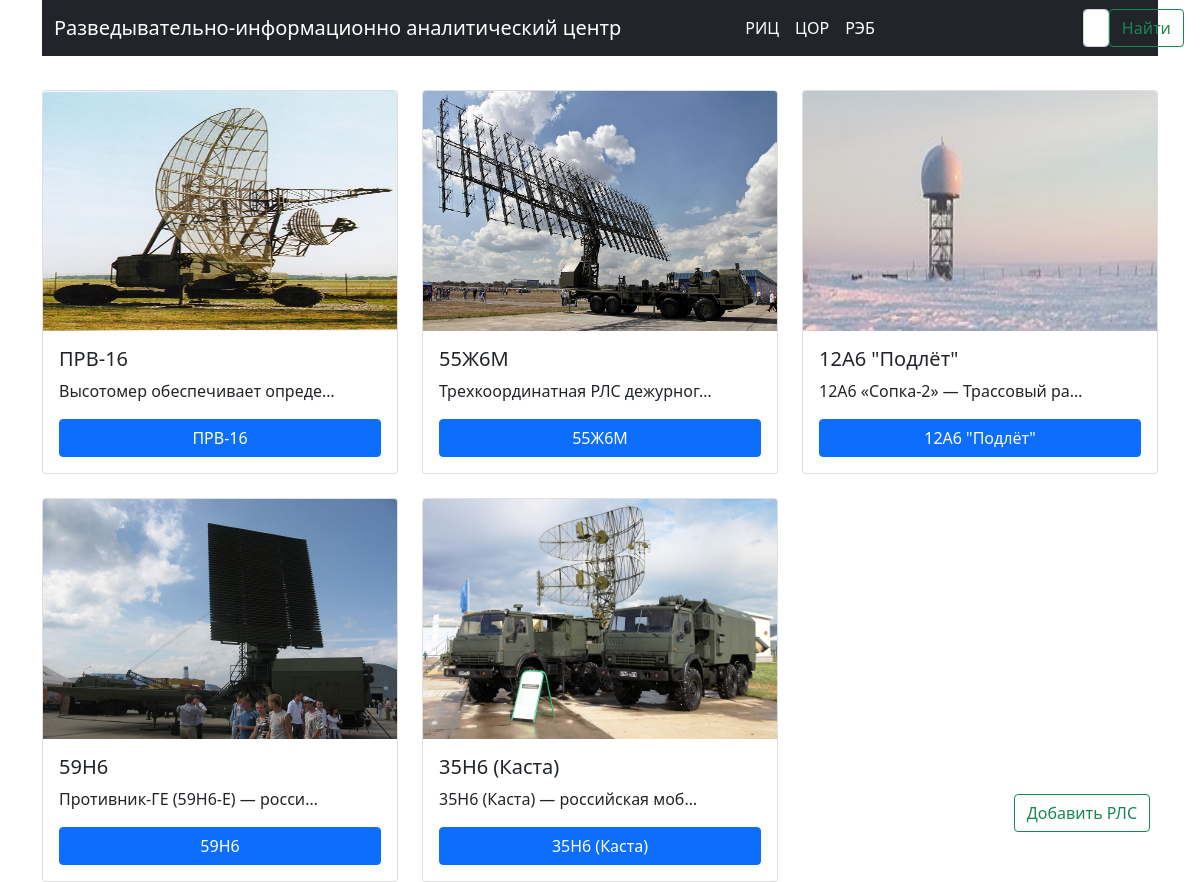
Page /list_radar/ on the earlier database version.
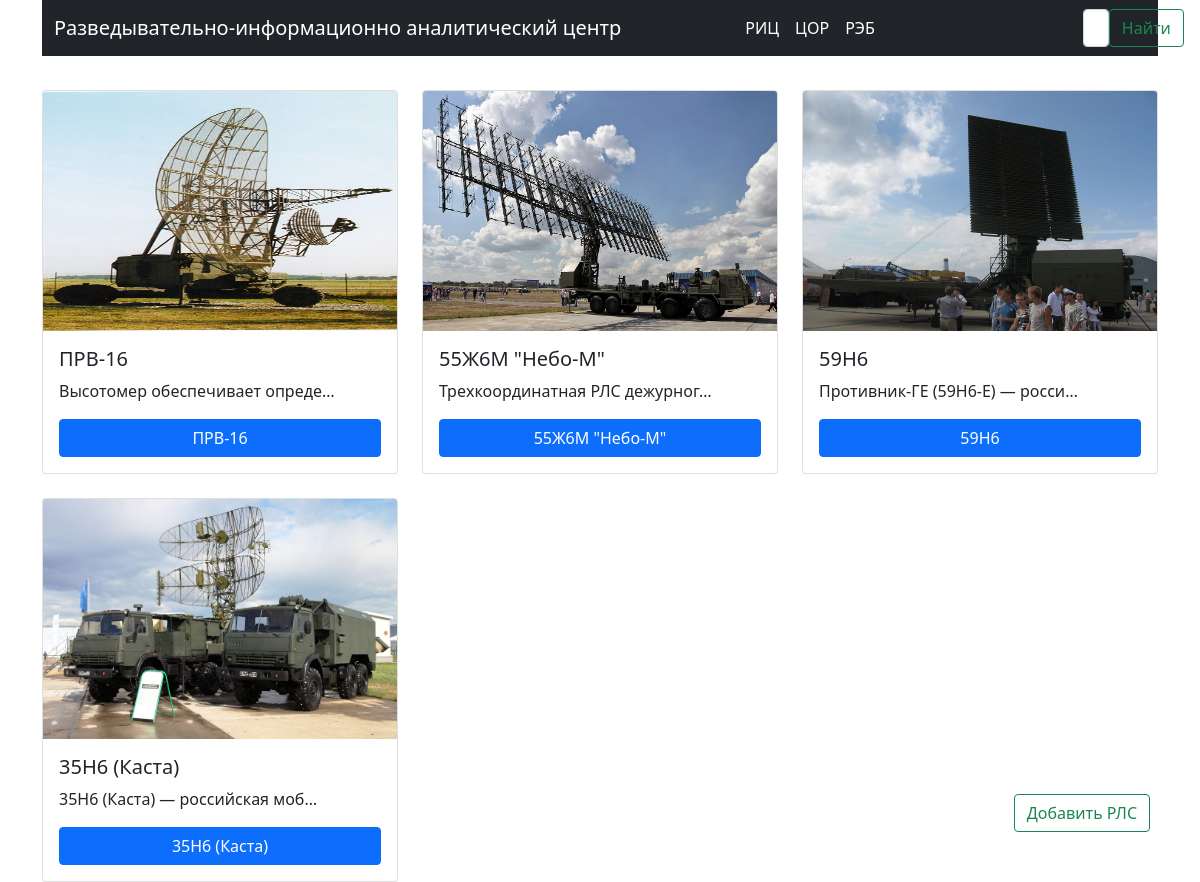
Same page on the later database version.
### ric/models.py (models this page shows, shortened)
class Radar(models.Model):
    title = models.CharField('Название РЛС', max_length=250) # Название РЛС
    slug = models.SlugField('URL', null=False, unique=True) #Слаг
    body = models.TextField('Описание РЛС', null=True) # Описание РЛС
    data = models.DateTimeField('Дата', auto_now=True) # Дата создание записи
    image = models.ImageField(upload_to='images/', blank=True)
    def get_absolute_url(self):
        return reverse('ric:radar_detail', args={self.slug})
    class Meta:
        verbose_name = 'РЛС' # Название РЛС ед. число
        verbose_name_plural = 'РЛС' # Название РЛС мн. число

### ric/views.py (the view)
# urls.py: path('list_radar/', views.list_radar, name='list_radar'),
def list_radar(request):
    all_radar = Radar.objects.all()
    return render(request, 'list_radar.html', {'all_radar': all_radar})

### ric/templates/list_radar.html (shortened to what this page needs)
{% extends 'index.html' %}
{% block content %}
<div>
    <a href="{% url 'ric:add_rls' %}" class="btn btn-outline-success"
       style="position:fixed; right:50px; bottom:50px;">Добавить РЛС</a>
</div>
<div class="row row-cols-2 row-cols-md-3 g-4" style="margin-top: 10px;">
    {% for rls in all_radar %}
  <div class="col">
    <div class="card h-100">
      <img src="{{ rls.image.url }}" class="card-img-top" alt="{{ rls.title }}" width="320" height="240">
      <div class="card-body">
        <h5 class="card-title">{{ rls.title }}</h5>
        <p class="card-text">{{ rls.body | truncatechars:'30' }}</p>
          <a href="{{rls.get_absolute_url}}" class="btn btn-primary" style="width: 100%; margin:0 auto;">{{ rls.title }}</a>
      </div>
    </div>
  </div>
    {% endfor %}
</div>
{% endblock %}

Differences in the rows shown:
removed Radar: image (picture), title "12А6 \"Подлёт\"", body "12А6 «Сопка-2» — Трассовый ра…"
changed Radar "Трехкоординатная РЛС дежурног…": title "55Ж6М" → "55Ж6М \"Небо-М\""
